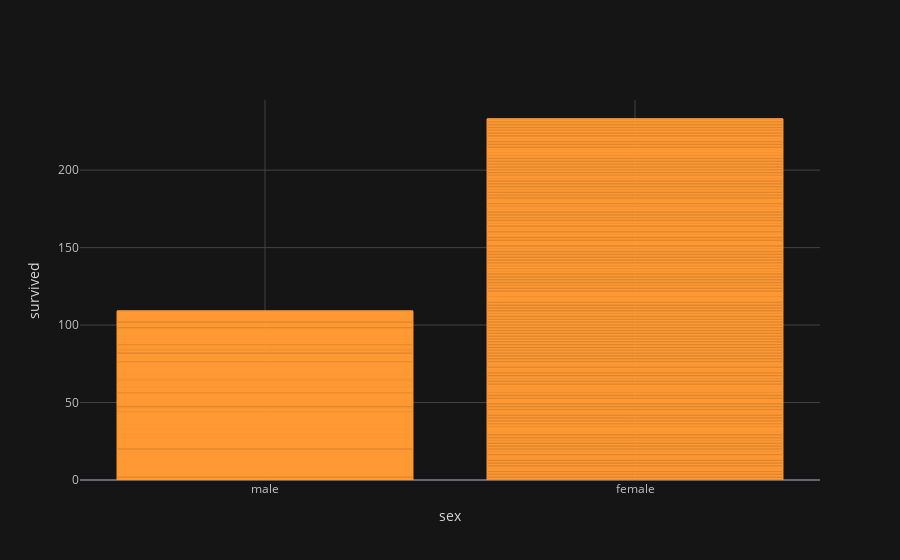

The notebook cell saved with this chart:
### Code cell
df1.iplot(kind = 'bar' , x = 'sex' , y = 'survived',xTitle = 'sex' ,yTitle= "survived " )

### Figure 1 — Plotly figure (JSON) as saved in the notebook; plotly's stock layout.template omitted (floating-point values rounded to 4 significant figures; data arrays with more than 128 entries replaced by an {"elided": "..."} marker saying what was removed)
{"data": [{"marker": {"color": "rgba(255, 153, 51, 0.6)", "line": {"color": "rgba(255, 153, 51, 1.0)", "width": 1}}, "name": "survived", "orientation": "v", "text": "", "type": "bar", "x": {"elided": "891 str values"}, "y": {"elided": "891 int values"}}], "layout": {"legend": {"bgcolor": "#151516", "font": {"color": "#D9D9D9"}}, "paper_bgcolor": "#151516", "plot_bgcolor": "#151516", "title": {"font": {"color": "#D9D9D9"}}, "xaxis": {"gridcolor": "#434343", "showgrid": true, "tickfont": {"color": "#C2C2C2"}, "title": {"font": {"color": "#D9D9D9"}, "text": "sex"}, "zerolinecolor": "#666570"}, "yaxis": {"gridcolor": "#434343", "showgrid": true, "tickfont": {"color": "#C2C2C2"}, "title": {"font": {"color": "#D9D9D9"}, "text": "survived "}, "zerolinecolor": "#666570"}}}
